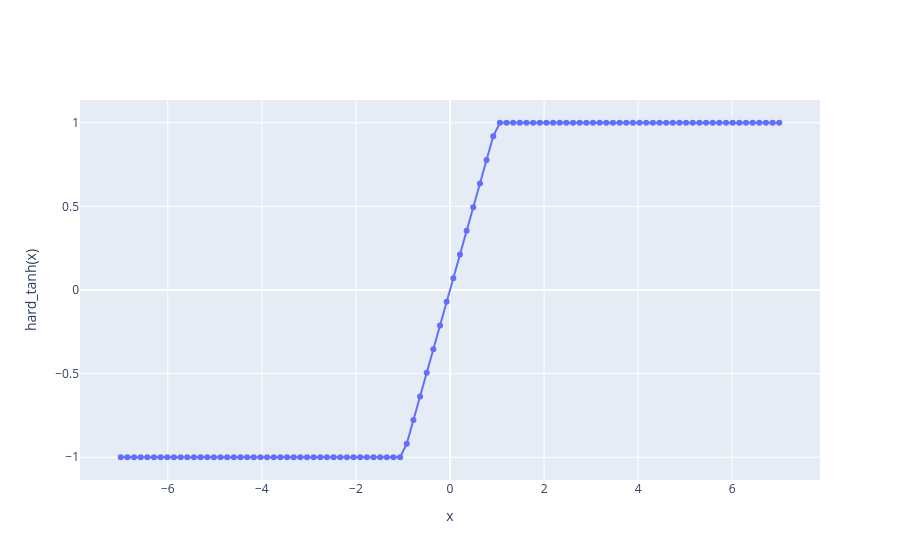

The cell this chart's notebook holds for it:
### Code cell
import plotly.graph_objects as go
x = np.linspace(-7, 7, 100)
y = hard_tanh(x)
fig = go.Figure(data=go.Scatter(x=x, y=y, mode='lines+markers'))
fig.update_layout(
    xaxis_title='x',
    yaxis_title='hard_tanh(x)'
)

### Figure 1 — Plotly figure (JSON) as saved in the notebook; plotly's stock layout.template omitted (floating-point values rounded to 4 significant figures)
{"data": [{"mode": "lines+markers", "type": "scatter", "x": [-7, -6.859, -6.717, -6.576, -6.434, -6.293, -6.152, -6.01, -5.869, -5.727, -5.586, -5.444, -5.303, -5.162, -5.02, -4.879, -4.737, -4.596, -4.455, -4.313, -4.172, -4.03, -3.889, -3.747, -3.606, -3.465, -3.323, -3.182, -3.04, -2.899, -2.758, -2.616, -2.475, -2.333, -2.192, -2.051, -1.909, -1.768, -1.626, -1.485, -1.343, -1.202, -1.061, -0.9192, -0.7778, -0.6364, -0.4949, -0.3535, -0.2121, -0.07071, 0.07071, 0.2121, 0.3535, 0.4949, 0.6364, 0.7778, 0.9192, 1.061, 1.202, 1.343, 1.485, 1.626, 1.768, 1.909, 2.051, 2.192, 2.333, 2.475, 2.616, 2.758, 2.899, 3.04, 3.182, 3.323, 3.465, 3.606, 3.747, 3.889, 4.03, 4.172, 4.313, 4.455, 4.596, 4.737, 4.879, 5.02, 5.162, 5.303, 5.444, 5.586, 5.727, 5.869, 6.01, 6.152, 6.293, 6.434, 6.576, 6.717, 6.859, 7], "y": [-1, -1, -1, -1, -1, -1, -1, -1, -1, -1, -1, -1, -1, -1, -1, -1, -1, -1, -1, -1, -1, -1, -1, -1, -1, -1, -1, -1, -1, -1, -1, -1, -1, -1, -1, -1, -1, -1, -1, -1, -1, -1, -1, -0.9192, -0.7778, -0.6364, -0.4949, -0.3535, -0.2121, -0.07071, 0.07071, 0.2121, 0.3535, 0.4949, 0.6364, 0.7778, 0.9192, 1, 1, 1, 1, 1, 1, 1, 1, 1, 1, 1, 1, 1, 1, 1, 1, 1, 1, 1, 1, 1, 1, 1, 1, 1, 1, 1, 1, 1, 1, 1, 1, 1, 1, 1, 1, 1, 1, 1, 1, 1, 1, 1]}], "layout": {"xaxis": {"title": {"text": "x"}}, "yaxis": {"title": {"text": "hard_tanh(x)"}}}}
